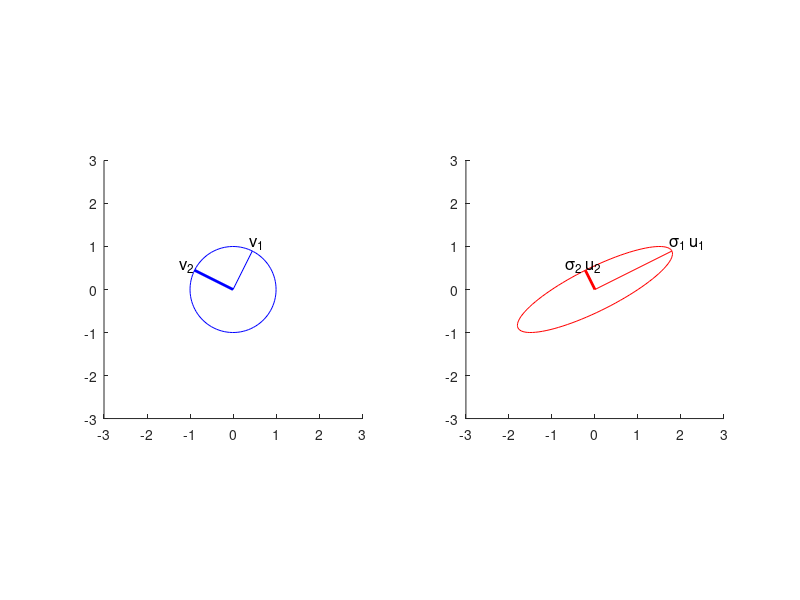

The MATLAB source for this figure:
%
% svd_notes.m
% Carl Tape, GEOS 627, Inverse Problems and Parameter Estimation
%
% Illustration of the geometrical meaning of the singular value
% decomposition, using a 2D example.
%

clc, clear, close all

% pick a matrix
A = [1 1.5 ; 0 1]
%A = randi([-2 2],2,2)

% singular value decomposition
[U,S,V] = svd(A)

s1 = S(1,1);
s2 = S(2,2);
v1 = V(:,1);
v2 = V(:,2);
u1 = U(:,1);
u2 = U(:,2);

% unit circle for plotting
R = 1;
n = 100;
t = linspace(0,2*pi,n);
x = R*cos(t);
y = R*sin(t);
Vx = [x ; y];

ax0 = 3*[-1 1 -1 1];
figure; nr=1; nc=2; f = 1.2; fsize = 12;

subplot(nr,nc,1); hold on;
plot(Vx(1,:),Vx(2,:),'b-'); axis equal, axis(ax0);
plot([0 v1(1)],[0 v1(2)],'b',[0 v2(1)],[0 v2(2)],'b','linewidth',2);
text(f*v1(1),f*v1(2),'v_1','fontsize',fsize,'horizontalalignment','center');
text(f*v2(1),f*v2(2),'v_2','fontsize',fsize,'horizontalalignment','center');

Ux = A*Vx;      % for plotting
su1 = s1*u1;
su2 = s2*u2;

subplot(nr,nc,2); hold on;
plot(Ux(1,:),Ux(2,:),'r'); axis equal, axis(ax0);
%plot([0 u1(1)],[0 u1(2)],'r',[0 u2(1)],[0 u2(2)],'r','linewidth',2);
%text(f*u1(1),f*u1(2),'u_1','fontsize',fsize,'horizontalalignment','center');
%text(f*u2(1),f*u2(2),'u_2','fontsize',fsize,'horizontalalignment','center');
plot([0 su1(1)],[0 su1(2)],'r',[0 su2(1)],[0 su2(2)],'r','linewidth',2);
text(f*su1(1),f*su1(2),'\sigma_1 u_1','fontsize',fsize,'horizontalalignment','center');
text(f*su2(1),f*su2(2),'\sigma_2 u_2','fontsize',fsize,'horizontalalignment','center');